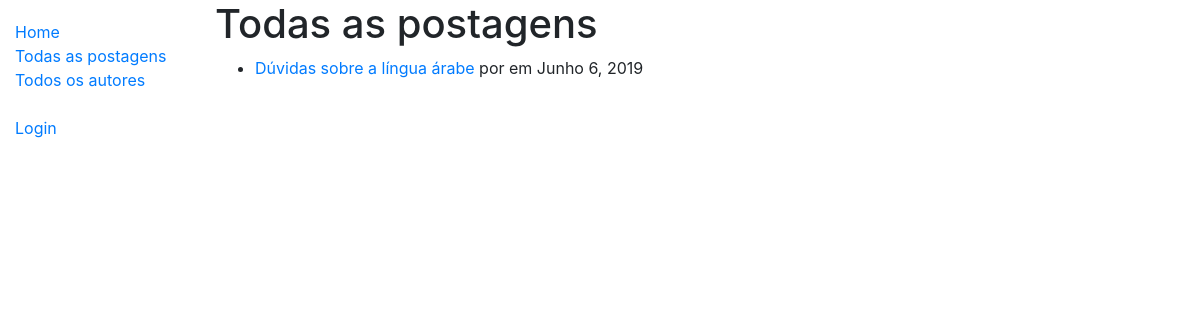
The page /blog/postagens/ on the database as committed earlier.
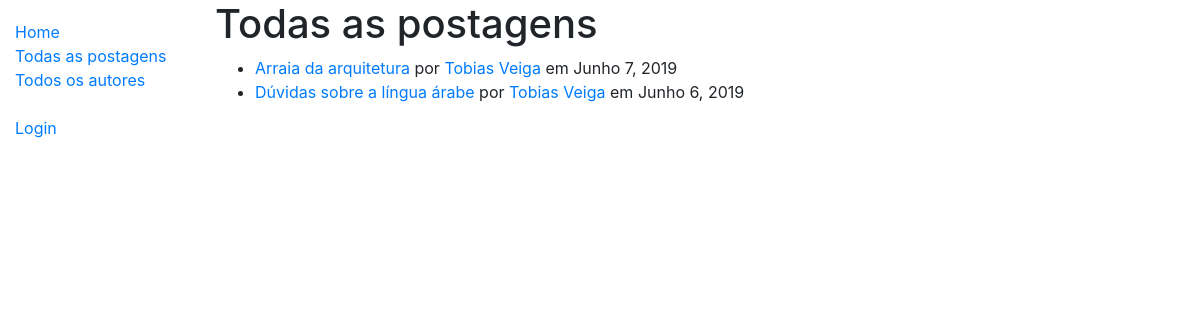
The same page on the database as committed later.
### blog_app/models.py (models this page shows, shortened)
class Postagem(models.Model):
    autor = models.ForeignKey(Autor, on_delete=models.SET_NULL, null=True)
    titulo = models.CharField(max_length=100, help_text='Escreva o título da postagem')
    datahora = models.DateTimeField(auto_now_add=True)
    conteudo = models.TextField(max_length=1000, help_text='Escreva sua postagem')
    class Meta:
        ordering = ['-datahora']
    def get_absolute_url(self):
        return reverse('post-detail', args=[str(self.id)])

class Autor(models.Model):
    usuario = models.ForeignKey(User, on_delete=models.SET_NULL, null=True)
    bio = models.TextField(max_length=500, help_text="Insira sua biografia aqui.")
    class Meta:
        ordering = ["usuario"]
    def get_absolute_url(self):
        return reverse('autor-detail', args=[str(self.id)])

### blog_app/views.py (the view)
# urls.py: path('postagens/', views.PostagensListView.as_view(), name='postagens'),
class PostagensListView(generic.ListView):
    model = Postagem
    paginate_by = 5

### blog_app/templates/blog_app/postagem_list.html
{% extends "base_generic.html" %}
{% block content %}
  <h1>Todas as postagens</h1>
  {% if postagem_list %}
  <ul>
    {% for post in postagem_list %}
      <li>
        <a href="{{ post.get_absolute_url }}">{{ post.titulo }}</a>
        por <a href="{{post.autor.get_absolute_url }}">{{post.autor.usuario.first_name}} {{post.autor.usuario.last_name}}</a>
        em {{post.datahora.date}}
      </li>
    {% endfor %}
  </ul>
  {% else %}
    <p>Não há postagens.</p>
  {% endif %}
{% endblock %}

Rows that differ between the two databases and show on the page:
added Postagem: titulo "Arraia da arquitetura", autor.usuario.first_name "Tobias", autor.usuario.last_name "Veiga", datahora "Junho 7, 2019"
changed through a linked row, Postagem "Dúvidas sobre a língua árabe": autor.usuario.first_name (not shown) → "Tobias"; autor.usuario.last_name (not shown) → "Veiga"
